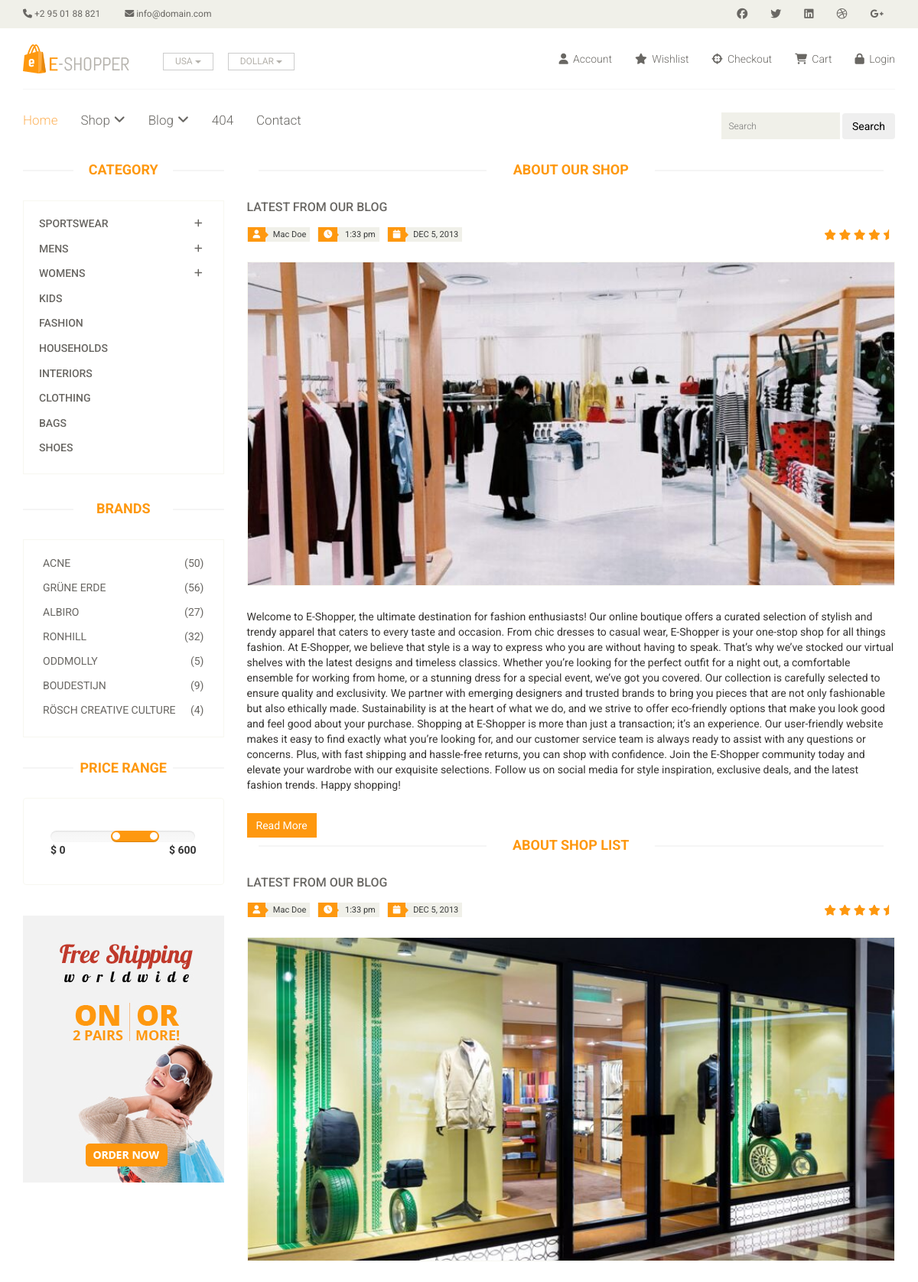
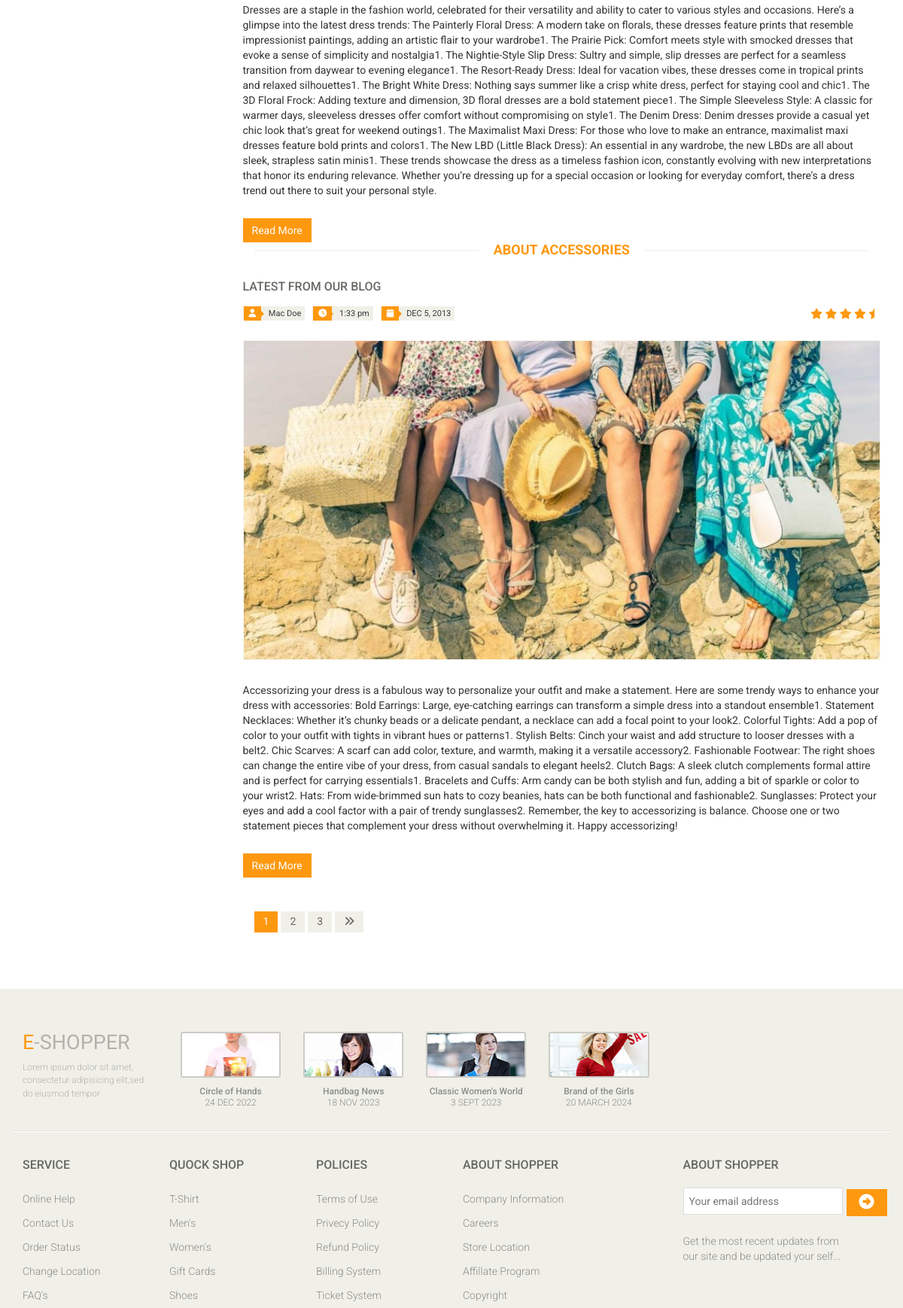
Page /blog_list/ (upper part) on the committed database (2 pictures, top to bottom).
### main/models.py (models this page shows, shortened)
class Blog(models.Model):
    img1 = models.ImageField('Blog img1', upload_to='media')
    name1 = models.CharField('Blog name1', max_length=50)
    about = models.TextField('Blog about')
    class Meta:
        verbose_name = 'Blog'
        verbose_name_plural = 'Blogs'

### main/views.py (the view)
# urls.py: path('blog_list/', BlogListView.as_view(), name='blog_list'),
class BlogListView(ListView):
    template_name = 'blog_list.html'
    def get(self, request):
        blogs = Blog.objects.all()
        return render(request, self.template_name,{'blogs':blogs})

### main/templates/blog_list.html (shortened to what this page needs)
{% extends 'base.html' %}
{% load static %}
{% block content %}
	<section>
		<div class="container">
			<div class="row">
				<div class="col-sm-3">
					<div class="left-sidebar">
						<h2>Category</h2>
						<div class="panel-group category-products" id="accordian">
							<div class="panel panel-default">
								<div class="panel-heading">
									<h4 class="panel-title">
										<a data-toggle="collapse" data-parent="#accordian" href="#sportswear">
											<span class="badge pull-right"><i class="fa fa-plus"></i></span>
											Sportswear
										</a>
									</h4>
								</div>
							</div>
							<div class="panel panel-default">
								<div class="panel-heading">
									<h4 class="panel-title">
										<a data-toggle="collapse" data-parent="#accordian" href="#mens">
											<span class="badge pull-right"><i class="fa fa-plus"></i></span>
											Mens
										</a>
									</h4>
								</div>
							</div>
							<div class="panel panel-default">
								<div class="panel-heading">
									<h4 class="panel-title">
										<a data-toggle="collapse" data-parent="#accordian" href="#womens">
											<span class="badge pull-right"><i class="fa fa-plus"></i></span>
											Womens
										</a>
									</h4>
								</div>
							</div>
							<div class="panel panel-default">
								<div class="panel-heading">
									<h4 class="panel-title"><a href="#">Kids</a></h4>
								</div>
							</div>
							<div class="panel panel-default">
								<div class="panel-heading">
									<h4 class="panel-title"><a href="#">Fashion</a></h4>
								</div>
							</div>
							<div class="panel panel-default">
								<div class="panel-heading">
									<h4 class="panel-title"><a href="#">Households</a></h4>
								</div>
							</div>
							<div class="panel panel-default">
								<div class="panel-heading">
									<h4 class="panel-title"><a href="#">Interiors</a></h4>
								</div>
							</div>
							<div class="panel panel-default">
								<div class="panel-heading">
									<h4 class="panel-title"><a href="#">Clothing</a></h4>
								</div>
							</div>
							<div class="panel panel-default">
								<div class="panel-heading">
									<h4 class="panel-title"><a href="#">Bags</a></h4>
								</div>
							</div>
							<div class="panel panel-default">
								<div class="panel-heading">
									<h4 class="panel-title"><a href="#">Shoes</a></h4>
								</div>
							</div>
						</div>
						<div class="brands_products">
							<h2>Brands</h2>
							<div class="brands-name">
								<ul class="nav nav-pills nav-stacked">
									<li><a href=""> <span class="pull-right">(50)</span>Acne</a></li>
									<li><a href=""> <span class="pull-right">(56)</span>Grüne Erde</a></li>
									<li><a href=""> <span class="pull-right">(27)</span>Albiro</a></li>
									<li><a href=""> <span class="pull-right">(32)</span>Ronhill</a></li>
									<li><a href=""> <span class="pull-right">(5)</span>Oddmolly</a></li>
									<li><a href=""> <span class="pull-right">(9)</span>Boudestijn</a></li>
									<li><a href=""> <span class="pull-right">(4)</span>Rösch creative culture</a></li>
								</ul>
							</div>
						</div>
						<div class="price-range">
							<h2>Price Range</h2>
							<div class="well">
								 <input type="text" class="span2" value="" data-slider-min="0" data-slider-max="600" data-slider-step="5" data-slider-value="[250,450]" id="sl2" ><br />
								 <b>$ 0</b> <b class="pull-right">$ 600</b>
							</div>
						</div>
						<div class="shipping text-center">
							<img src="{% static 'img/shipping.jpg' %}" alt="" />
						</div>
					</div>
				</div>
				<div class="col-sm-9">
				{% for i in blogs %}
					<div class="blog-post-area">
						<h2 class="title text-center">{{ i.name1 }}</h2>
						<div class="single-blog-post">
							<h3>Latest From our Blog</h3>
							<div class="post-meta">
								<ul>
									<li><i class="fa fa-user"></i> Mac Doe</li>
									<li><i class="fa fa-clock-o"></i> 1:33 pm</li>
									<li><i class="fa fa-calendar"></i> DEC 5, 2013</li>
								</ul>
								<span>
										<i class="fa fa-star"></i>
										<i class="fa fa-star"></i>
										<i class="fa fa-star"></i>
										<i class="fa fa-star"></i>
										<i class="fa fa-star-half-o"></i>
								</span>
							</div>
							<a href="">
								<img src="{{ i.img1.url }}" alt="">
							</a>
							<p>{{ i.about }}</p>
							<a  class="btn btn-primary" href="">Read More</a>
						</div>
				{% endfor %}
						<div class="pagination-area">
							<ul class="pagination">
								<li><a href="" class="active">1</a></li>
								<li><a href="">2</a></li>
								<li><a href="">3</a></li>
								<li><a href=""><i class="fa fa-angle-double-right"></i></a></li>
							</ul>
						</div>
					</div>
				</div>
			</div>
		</div>
	</section>
{% endblock %}

### rows in the picture
Blog: name1 "ABOUT OUR SHOP", img1 (picture), about "Welcome to E-Shopper, the ultimate destination for fashion enthusiasts! Our online boutique offers a curated selection of stylish and trendy apparel that caters to every taste and occasion. From chic dresses to casual wear, E-Shopper is your one-stop shop for all things fashion. At E-Shopper, we believe that style is a way to express who you are without having to speak. That’s why we’ve stocked our virtual shelves with the latest designs and timeless classics. Whether you’re looking for the perfect outfit for a night out, a comfortable ensemble for working from home, or a stunning dress for a special event, we’ve got you covered. Our collection is carefully selected to ensure quality and…"
Blog: name1 "ABOUT SHOP LIST", img1 (picture), about "Dresses are a staple in the fashion world, celebrated for their versatility and ability to cater to various styles and occasions. Here’s a glimpse into the latest dress trends: The Painterly Floral Dress: A modern take on florals, these dresses feature prints that resemble impressionist paintings, adding an artistic flair to your wardrobe1. The Prairie Pick: Comfort meets style with smocked dresses that evoke a sense of simplicity and nostalgia1. The Nightie-Style Slip Dress: Sultry and simple, slip dresses are perfect for a seamless transition from daywear to evening elegance1. The Resort-Ready Dress: Ideal for vacation vibes, these dresses come in tropical prints and relaxed silhouettes1.…"
Blog: name1 "ABOUT ACCESSORIES", img1 (picture), about "Accessorizing your dress is a fabulous way to personalize your outfit and make a statement. Here are some trendy ways to enhance your dress with accessories: Bold Earrings: Large, eye-catching earrings can transform a simple dress into a standout ensemble1. Statement Necklaces: Whether it’s chunky beads or a delicate pendant, a necklace can add a focal point to your look2. Colorful Tights: Add a pop of color to your outfit with tights in vibrant hues or patterns1. Stylish Belts: Cinch your waist and add structure to looser dresses with a belt2. Chic Scarves: A scarf can add color, texture, and warmth, making it a versatile accessory2. Fashionable Footwear: The right shoes can change the…"
